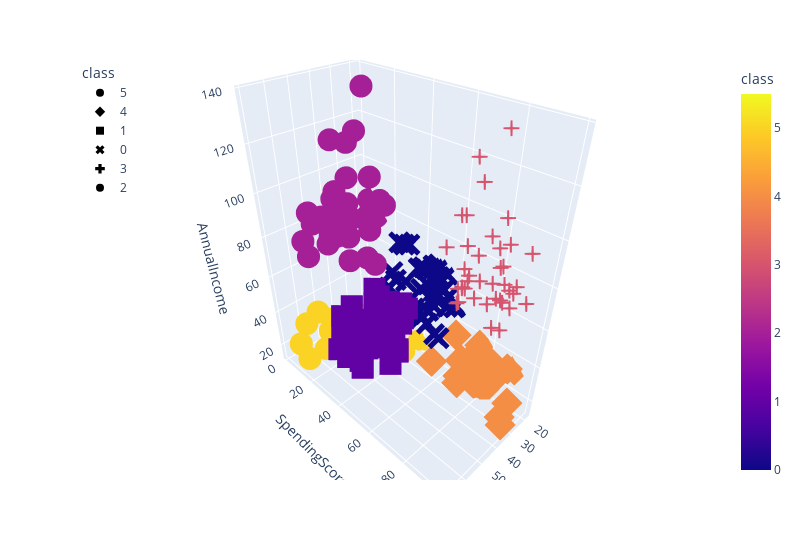

Notebook cell for this chart:
### Code cell
# Plot the 3D-Scatter with x="Age", y="SpendingScore" and z="AnnualIncome"
fig = px.scatter_3d(
six_clusters,
x="Age",
y="SpendingScore",
z="AnnualIncome",
color="class",
symbol="class",
width=800,
)
fig.update_layout(legend=dict(x=0, y=1))
fig.show()

### Figure 1 — Plotly figure (JSON) as saved in the notebook; plotly's stock layout.template omitted (floating-point values rounded to 4 significant figures)
{"data": [{"hovertemplate": "class=%{marker.color}<br>Age=%{x}<br>SpendingScore=%{y}<br>AnnualIncome=%{z}<extra></extra>", "legendgroup": "5", "marker": {"color": [5, 5, 5, 5, 5, 5, 5, 5, 5, 5, 5, 5, 5, 5, 5, 5, 5, 5, 5, 5, 5], "coloraxis": "coloraxis", "symbol": "circle"}, "mode": "markers", "name": "5", "scene": "scene", "showlegend": true, "type": "scatter3d", "x": [19, 20, 31, 35, 64, 67, 58, 37, 35, 52, 35, 46, 54, 45, 40, 60, 53, 49, 42, 36, 49], "y": [39, 6, 40, 6, 3, 14, 15, 13, 35, 29, 35, 5, 14, 32, 31, 4, 4, 14, 17, 26, 28], "z": [15, 16, 17, 18, 19, 19, 20, 20, 21, 23, 24, 25, 28, 28, 29, 30, 33, 33, 34, 37, 39]}, {"hovertemplate": "class=%{marker.color}<br>Age=%{x}<br>SpendingScore=%{y}<br>AnnualIncome=%{z}<extra></extra>", "legendgroup": "4", "marker": {"color": [4, 4, 4, 4, 4, 4, 4, 4, 4, 4, 4, 4, 4, 4, 4, 4, 4, 4, 4, 4, 4, 4], "coloraxis": "coloraxis", "symbol": "diamond"}, "mode": "markers", "name": "4", "scene": "scene", "showlegend": true, "type": "scatter3d", "x": [21, 23, 22, 23, 30, 35, 24, 22, 20, 35, 25, 31, 29, 35, 23, 21, 18, 21, 30, 20, 24, 24], "y": [81, 77, 76, 94, 72, 99, 77, 79, 66, 98, 73, 73, 82, 61, 87, 73, 92, 81, 73, 75, 92, 65], "z": [15, 16, 17, 18, 19, 19, 20, 20, 21, 23, 24, 25, 28, 28, 29, 30, 33, 33, 34, 37, 38, 39]}, {"hovertemplate": "class=%{marker.color}<br>Age=%{x}<br>SpendingScore=%{y}<br>AnnualIncome=%{z}<extra></extra>", "legendgroup": "1", "marker": {"color": [1, 1, 1, 1, 1, 1, 1, 1, 1, 1, 1, 1, 1, 1, 1, 1, 1, 1, 1, 1, 1, 1, 1, 1, 1, 1, 1, 1, 1, 1, 1, 1, 1, 1, 1, 1, 1, 1, 1, 1, 1, 1, 1, 1, 1], "coloraxis": "coloraxis", "symbol": "square"}, "mode": "markers", "name": "1", "scene": "scene", "showlegend": true, "type": "scatter3d", "x": [65, 48, 50, 49, 59, 50, 47, 51, 69, 53, 70, 67, 54, 63, 43, 68, 70, 47, 60, 60, 59, 45, 49, 57, 67, 46, 48, 55, 50, 68, 48, 47, 48, 49, 67, 49, 66, 54, 68, 66, 65, 63, 49, 51, 50], "y": [35, 36, 55, 52, 60, 45, 41, 50, 46, 46, 56, 52, 59, 51, 50, 48, 55, 42, 49, 56, 47, 53, 42, 51, 41, 44, 46, 58, 46, 55, 49, 47, 42, 48, 59, 56, 50, 46, 43, 48, 52, 43, 59, 43, 57], "z": [38, 39, 40, 42, 43, 43, 43, 44, 44, 46, 46, 47, 47, 48, 48, 48, 49, 49, 50, 50, 54, 54, 54, 54, 54, 54, 54, 57, 58, 59, 60, 60, 61, 62, 62, 62, 63, 63, 63, 63, 63, 65, 65, 67, 67]}, {"hovertemplate": "class=%{marker.color}<br>Age=%{x}<br>SpendingScore=%{y}<br>AnnualIncome=%{z}<extra></extra>", "legendgroup": "0", "marker": {"color": [0, 0, 0, 0, 0, 0, 0, 0, 0, 0, 0, 0, 0, 0, 0, 0, 0, 0, 0, 0, 0, 0, 0, 0, 0, 0, 0, 0, 0, 0, 0, 0, 0, 0, 0, 0, 0, 0], "coloraxis": "coloraxis", "symbol": "x"}, "mode": "markers", "name": "0", "scene": "scene", "showlegend": true, "type": "scatter3d", "x": [31, 27, 29, 31, 33, 31, 27, 19, 18, 19, 32, 26, 40, 23, 38, 21, 22, 34, 18, 40, 32, 24, 27, 20, 23, 26, 21, 19, 38, 19, 18, 19, 27, 38, 40, 23, 25, 28], "y": [61, 47, 42, 42, 60, 54, 51, 55, 59, 59, 47, 54, 48, 52, 55, 57, 55, 60, 41, 40, 42, 52, 50, 49, 41, 55, 42, 54, 42, 46, 48, 50, 56, 40, 58, 29, 34, 40], "z": [39, 40, 40, 40, 42, 43, 46, 46, 48, 48, 48, 54, 54, 54, 54, 54, 57, 58, 59, 60, 60, 60, 60, 61, 62, 62, 62, 63, 64, 64, 65, 65, 67, 67, 69, 70, 72, 76]}, {"hovertemplate": "class=%{marker.color}<br>Age=%{x}<br>SpendingScore=%{y}<br>AnnualIncome=%{z}<extra></extra>", "legendgroup": "3", "marker": {"color": [3, 3, 3, 3, 3, 3, 3, 3, 3, 3, 3, 3, 3, 3, 3, 3, 3, 3, 3, 3, 3, 3, 3, 3, 3, 3, 3, 3, 3, 3, 3, 3, 3, 3, 3, 3, 3, 3, 3], "coloraxis": "coloraxis", "symbol": "cross"}, "mode": "markers", "name": "3", "scene": "scene", "showlegend": true, "type": "scatter3d", "x": [39, 31, 40, 38, 39, 31, 29, 32, 35, 32, 32, 28, 32, 34, 39, 38, 27, 30, 30, 29, 31, 36, 33, 32, 28, 36, 30, 27, 35, 32, 29, 30, 28, 36, 32, 38, 35, 32, 30], "y": [91, 77, 95, 75, 75, 71, 88, 73, 72, 93, 87, 97, 74, 90, 88, 76, 89, 78, 73, 83, 93, 75, 95, 63, 75, 92, 86, 69, 90, 86, 88, 97, 68, 85, 69, 91, 79, 74, 83], "z": [69, 70, 71, 71, 71, 72, 73, 73, 74, 75, 76, 77, 77, 78, 78, 78, 78, 78, 78, 79, 81, 85, 86, 87, 87, 87, 88, 88, 93, 97, 98, 99, 101, 103, 103, 113, 120, 126, 137]}, {"hovertemplate": "class=%{marker.color}<br>Age=%{x}<br>SpendingScore=%{y}<br>AnnualIncome=%{z}<extra></extra>", "legendgroup": "2", "marker": {"color": [2, 2, 2, 2, 2, 2, 2, 2, 2, 2, 2, 2, 2, 2, 2, 2, 2, 2, 2, 2, 2, 2, 2, 2, 2, 2, 2, 2, 2, 2, 2, 2, 2, 2, 2], "coloraxis": "coloraxis", "symbol": "circle"}, "mode": "markers", "name": "2", "scene": "scene", "showlegend": true, "type": "scatter3d", "x": [43, 59, 47, 20, 44, 19, 57, 25, 48, 34, 43, 44, 47, 37, 34, 56, 19, 50, 42, 36, 40, 36, 52, 58, 59, 37, 46, 41, 54, 41, 34, 33, 47, 45, 32], "y": [35, 11, 9, 5, 7, 10, 5, 12, 36, 22, 17, 20, 16, 1, 1, 35, 5, 26, 20, 27, 13, 10, 13, 15, 14, 32, 15, 39, 24, 17, 23, 8, 16, 28, 18], "z": [71, 71, 71, 73, 73, 74, 75, 77, 77, 78, 78, 78, 78, 78, 78, 79, 81, 85, 86, 87, 87, 87, 88, 88, 93, 97, 98, 99, 101, 103, 103, 113, 120, 126, 137]}], "layout": {"coloraxis": {"colorbar": {"title": {"text": "class"}}, "colorscale": [[0, "#0d0887"], [0.1111, "#46039f"], [0.2222, "#7201a8"], [0.3333, "#9c179e"], [0.4444, "#bd3786"], [0.5556, "#d8576b"], [0.6667, "#ed7953"], [0.7778, "#fb9f3a"], [0.8889, "#fdca26"], [1, "#f0f921"]]}, "legend": {"title": {"text": "class"}, "tracegroupgap": 0, "x": 0, "y": 1}, "margin": {"t": 60}, "scene": {"domain": {"x": [0, 1], "y": [0, 1]}, "xaxis": {"title": {"text": "Age"}}, "yaxis": {"title": {"text": "SpendingScore"}}, "zaxis": {"title": {"text": "AnnualIncome"}}}, "width": 800}}
